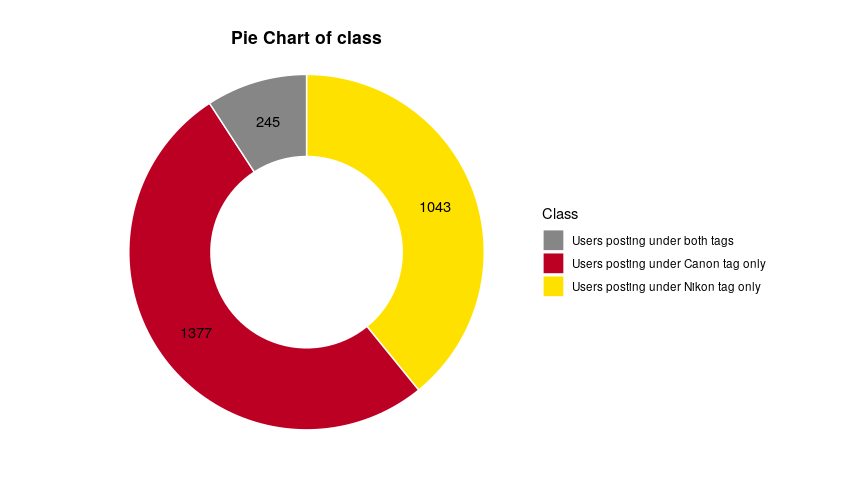

This figure's R source:
library(ggplot2)

canon_users <- read.csv("photo_analysis/canon_users.csv")
nikon_users <- read.csv("photo_analysis/nikon_users.csv")
canon_nikon_users <- read.csv("photo_analysis/canon_nikon_users.csv")

x <- length(canon_users[[1]])
y <- length(nikon_users[[1]])
z <- length(canon_nikon_users[[1]])

df <- as.data.frame(cbind(c('Users posting under Canon tag only',
                            'Users posting under both tags',
                            'Users posting under Nikon tag only'),
                          c(x-z, z, y-z)))
colnames(df) <- c("Class", "freq")
df$freq <- as.numeric(df$freq)


df <- df %>%
  arrange(desc(Class)) %>%
  mutate(prop = freq/sum(freq))

df <- df %>%
  arrange(desc(Class)) %>%
  mutate(lab.ypos = cumsum(prop) - 0.5*prop)

mycols <- c("#868686FF", "#BC0024", "#FFE100")

ggplot(df, aes(x = 2, y = prop, fill = Class)) +
  geom_bar(stat = "identity", color = "white") +
  coord_polar(theta = "y", start = 0) +
  geom_text(aes(y = lab.ypos, label = freq), color = "black") +
  scale_fill_manual(values = mycols) +
  xlim(0.5, 2.5) +
  labs(title="Pie Chart of class") +
  theme_void() +
  theme(plot.title = element_text(hjust = 0.5, vjust = -5, face = "bold"))
